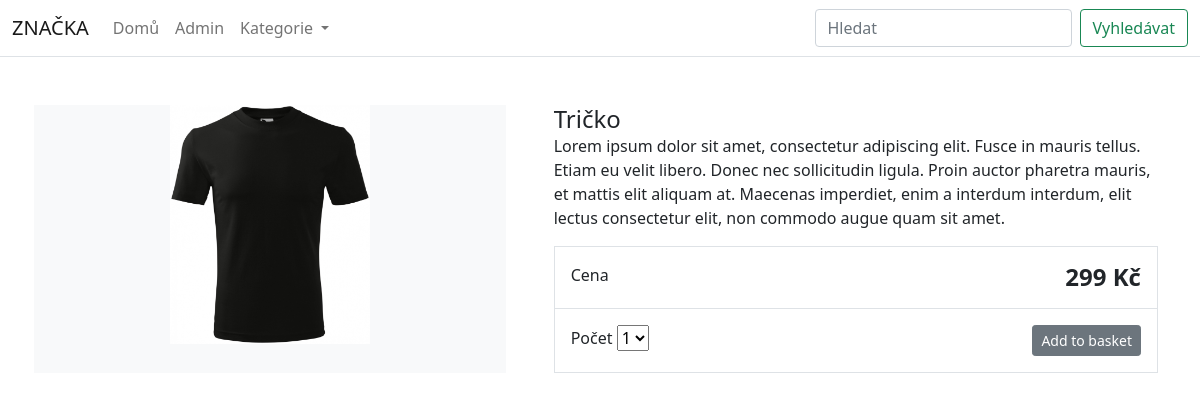
/item/tricko/, run on the app's committed database.
### store/models.py (models this page shows, shortened)
class Product(models.Model):
    category = models.ForeignKey(Category, related_name='product', on_delete=models.CASCADE)
    created_by = models.ForeignKey(User, on_delete=models.CASCADE, related_name='product_creator')
    title = models.CharField(max_length=255)
    description = models.TextField(blank=True)
    image = models.ImageField(upload_to='images/')
    slug = models.SlugField(max_length=255)
    price = models.DecimalField(max_digits=4, decimal_places=0)
    in_stock = models.BooleanField(default=True)
    is_active = models.BooleanField(default=True)
    created = models.DateTimeField(auto_now_add=True)
    updated = models.DateTimeField(auto_now=True)
    class Meta:
        verbose_name_plural = 'Products'
        ordering = ('-created',)

### store/views.py (the view)
# urls.py: path('item/<slug:slug>/', views.product_detail, name='product_detail'),
def product_detail(request, slug):
    product = get_object_or_404(Product, slug=slug, in_stock=True)
    return render(request, 'store/products/product.html', {'product': product})

### store/models.py (called while the page is built)
    def get_absolute_url(self):
        return reverse('store:category_list', args=[self.slug])

### store/views.py (called while the page is built)
def categories(request):
    return {
        'categories': Category.objects.all()
    }

### templates/store/products/product.html (shortened to what this page needs)
{% extends "../base.html" %}
{% block content %}
<div class="container">
    <main class="pt-5">
        <div class="row g-3">
            <div class="col-md-5 col-lg-5 order-md-first bg-light">
                <img class="img-fluid mx-auto d-block" width="200px" alt="Responsive image" src="{{ product.image.url }}">
            </div>
            <div class="col-md-7 col-lg-7 ps-md-3 ps-lg-5">
                <h1 class="mb-0 h4">{{ product.title }}</h1>
                <p>{{ product.description }}</p>
                <div class="border">
                    <div class="col border-bottom">
                        <div class="row p-3">
                            <div class="col-6">Cena</div>
                            <div class="col-6 text-end"><span class="h4 fw-bold">{{ product.price }} Kč</span></div>
                        </div>
                    </div>
                    <div class="col">
                        <div class="row p-3">
                            <div class="col-6">
                                <label for="select">Počet</label>
                                <select id="select">
                                    <option value="">1</option>
                                </select>
                            </div>
                            <div class="col-6 text-end"><button type="button" class="btn btn-secondary btn-sm">Add to
                                    basket</button></div>
                        </div>
                    </div>
                </div>
            </div>
        </div>
    </main>
</div>
{% endblock %}

### data on the page
Product: image (picture), title "Tričko", description "Lorem ipsum dolor sit amet, consectetur adipiscing elit. Fusce in mauris tellus. Etiam eu velit libero. Donec nec sollicitudin ligula. Proin auctor pharetra mauris, et mattis elit aliquam at. Maecenas imperdiet, enim a interdum interdum, elit lectus consectetur elit, non commodo augue quam sit amet.", price "299"
